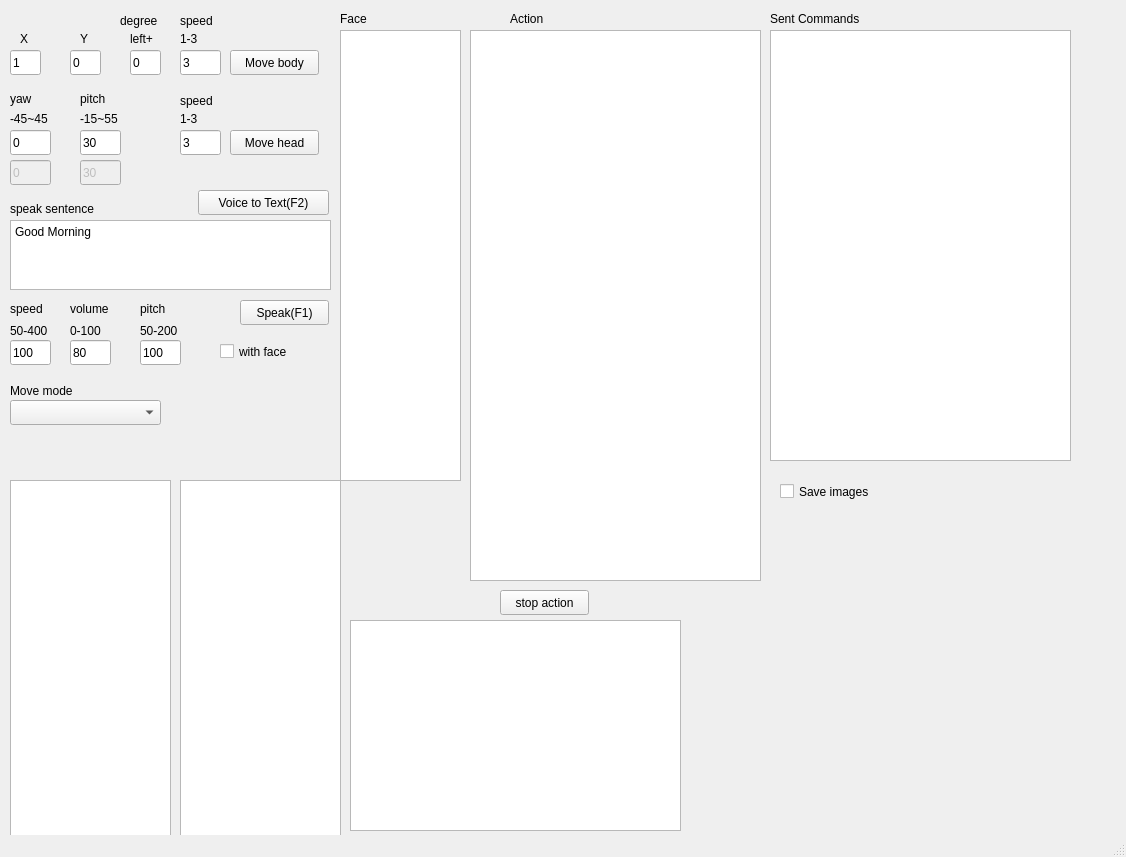
<?xml version="1.0" encoding="UTF-8"?>
<ui version="4.0">
 <class>MainWindow</class>
 <widget class="QMainWindow" name="MainWindow">
  <property name="enabled">
   <bool>true</bool>
  </property>
  <property name="geometry">
   <rect>
    <x>0</x>
    <y>0</y>
    <width>1126</width>
    <height>857</height>
   </rect>
  </property>
  <property name="windowTitle">
   <string>MainWindow</string>
  </property>
  <widget class="QWidget" name="centralwidget">
   <widget class="QPlainTextEdit" name="plainTextEdit_speak">
    <property name="geometry">
     <rect>
      <x>10</x>
      <y>220</y>
      <width>321</width>
      <height>70</height>
     </rect>
    </property>
    <property name="plainText">
     <string>Good Morning</string>
    </property>
   </widget>
   <widget class="QPushButton" name="pushButton_movebody">
    <property name="geometry">
     <rect>
      <x>230</x>
      <y>50</y>
      <width>89</width>
      <height>25</height>
     </rect>
    </property>
    <property name="text">
     <string>Move body</string>
    </property>
   </widget>
   <widget class="QPushButton" name="pushButton_movehead">
    <property name="geometry">
     <rect>
      <x>230</x>
      <y>130</y>
      <width>89</width>
      <height>25</height>
     </rect>
    </property>
    <property name="text">
     <string>Move head</string>
    </property>
   </widget>
   <widget class="QPushButton" name="pushButton_speak">
    <property name="geometry">
     <rect>
      <x>240</x>
      <y>300</y>
      <width>89</width>
      <height>25</height>
     </rect>
    </property>
    <property name="text">
     <string>Speak(F1)</string>
    </property>
   </widget>
   <widget class="QLabel" name="label">
    <property name="geometry">
     <rect>
      <x>10</x>
      <y>200</y>
      <width>121</width>
      <height>17</height>
     </rect>
    </property>
    <property name="text">
     <string>speak sentence</string>
    </property>
   </widget>
   <widget class="QLabel" name="label_2">
    <property name="geometry">
     <rect>
      <x>20</x>
      <y>30</y>
      <width>16</width>
      <height>17</height>
     </rect>
    </property>
    <property name="text">
     <string>X</string>
    </property>
   </widget>
   <widget class="QLabel" name="label_3">
    <property name="geometry">
     <rect>
      <x>80</x>
      <y>30</y>
      <width>21</width>
      <height>17</height>
     </rect>
    </property>
    <property name="text">
     <string>Y</string>
    </property>
   </widget>
   <widget class="QLabel" name="label_4">
    <property name="geometry">
     <rect>
      <x>120</x>
      <y>10</y>
      <width>51</width>
      <height>21</height>
     </rect>
    </property>
    <property name="text">
     <string>degree</string>
    </property>
   </widget>
   <widget class="QLabel" name="label_5">
    <property name="geometry">
     <rect>
      <x>180</x>
      <y>10</y>
      <width>41</width>
      <height>21</height>
     </rect>
    </property>
    <property name="text">
     <string>speed</string>
    </property>
   </widget>
   <widget class="QLabel" name="label_6">
    <property name="geometry">
     <rect>
      <x>10</x>
      <y>90</y>
      <width>31</width>
      <height>17</height>
     </rect>
    </property>
    <property name="text">
     <string>yaw</string>
    </property>
   </widget>
   <widget class="QLabel" name="label_7">
    <property name="geometry">
     <rect>
      <x>80</x>
      <y>90</y>
      <width>41</width>
      <height>17</height>
     </rect>
    </property>
    <property name="text">
     <string>pitch</string>
    </property>
   </widget>
   <widget class="QLabel" name="label_8">
    <property name="geometry">
     <rect>
      <x>180</x>
      <y>90</y>
      <width>41</width>
      <height>21</height>
     </rect>
    </property>
    <property name="text">
     <string>speed</string>
    </property>
   </widget>
   <widget class="QListView" name="listView_FacialExpressions">
    <property name="geometry">
     <rect>
      <x>340</x>
      <y>30</y>
      <width>121</width>
      <height>451</height>
     </rect>
    </property>
   </widget>
   <widget class="QLineEdit" name="lineEdit_x">
    <property name="geometry">
     <rect>
      <x>10</x>
      <y>50</y>
      <width>31</width>
      <height>25</height>
     </rect>
    </property>
    <property name="text">
     <string>1</string>
    </property>
   </widget>
   <widget class="QLineEdit" name="lineEdit_y">
    <property name="geometry">
     <rect>
      <x>70</x>
      <y>50</y>
      <width>31</width>
      <height>25</height>
     </rect>
    </property>
    <property name="text">
     <string>0</string>
    </property>
   </widget>
   <widget class="QLineEdit" name="lineEdit_degree">
    <property name="geometry">
     <rect>
      <x>130</x>
      <y>50</y>
      <width>31</width>
      <height>25</height>
     </rect>
    </property>
    <property name="text">
     <string>0</string>
    </property>
   </widget>
   <widget class="QLineEdit" name="lineEdit_bodyspeed">
    <property name="geometry">
     <rect>
      <x>180</x>
      <y>50</y>
      <width>41</width>
      <height>25</height>
     </rect>
    </property>
    <property name="text">
     <string>3</string>
    </property>
   </widget>
   <widget class="QLineEdit" name="lineEdit_yaw">
    <property name="geometry">
     <rect>
      <x>10</x>
      <y>130</y>
      <width>41</width>
      <height>25</height>
     </rect>
    </property>
    <property name="text">
     <string>0</string>
    </property>
   </widget>
   <widget class="QLineEdit" name="lineEdit_pitch">
    <property name="geometry">
     <rect>
      <x>80</x>
      <y>130</y>
      <width>41</width>
      <height>25</height>
     </rect>
    </property>
    <property name="text">
     <string>30</string>
    </property>
   </widget>
   <widget class="QLineEdit" name="lineEdit_headspeed">
    <property name="geometry">
     <rect>
      <x>180</x>
      <y>130</y>
      <width>41</width>
      <height>25</height>
     </rect>
    </property>
    <property name="text">
     <string>3</string>
    </property>
   </widget>
   <widget class="QLineEdit" name="lineEdit_speed">
    <property name="geometry">
     <rect>
      <x>10</x>
      <y>340</y>
      <width>41</width>
      <height>25</height>
     </rect>
    </property>
    <property name="text">
     <string>100</string>
    </property>
   </widget>
   <widget class="QLabel" name="label_9">
    <property name="geometry">
     <rect>
      <x>10</x>
      <y>300</y>
      <width>51</width>
      <height>17</height>
     </rect>
    </property>
    <property name="text">
     <string>speed</string>
    </property>
   </widget>
   <widget class="QLabel" name="label_10">
    <property name="geometry">
     <rect>
      <x>70</x>
      <y>300</y>
      <width>51</width>
      <height>17</height>
     </rect>
    </property>
    <property name="text">
     <string>volume</string>
    </property>
   </widget>
   <widget class="QLineEdit" name="lineEdit_volume">
    <property name="geometry">
     <rect>
      <x>70</x>
      <y>340</y>
      <width>41</width>
      <height>25</height>
     </rect>
    </property>
    <property name="text">
     <string>80</string>
    </property>
   </widget>
   <widget class="QLineEdit" name="lineEdit_speak_pitch">
    <property name="geometry">
     <rect>
      <x>140</x>
      <y>340</y>
      <width>41</width>
      <height>25</height>
     </rect>
    </property>
    <property name="text">
     <string>100</string>
    </property>
   </widget>
   <widget class="QLabel" name="label_11">
    <property name="geometry">
     <rect>
      <x>140</x>
      <y>300</y>
      <width>41</width>
      <height>17</height>
     </rect>
    </property>
    <property name="text">
     <string>pitch</string>
    </property>
   </widget>
   <widget class="QLabel" name="label_12">
    <property name="geometry">
     <rect>
      <x>10</x>
      <y>320</y>
      <width>51</width>
      <height>21</height>
     </rect>
    </property>
    <property name="text">
     <string>50-400</string>
    </property>
   </widget>
   <widget class="QLabel" name="label_13">
    <property name="geometry">
     <rect>
      <x>70</x>
      <y>320</y>
      <width>51</width>
      <height>21</height>
     </rect>
    </property>
    <property name="text">
     <string>0-100</string>
    </property>
   </widget>
   <widget class="QLabel" name="label_14">
    <property name="geometry">
     <rect>
      <x>140</x>
      <y>320</y>
      <width>51</width>
      <height>21</height>
     </rect>
    </property>
    <property name="text">
     <string>50-200</string>
    </property>
   </widget>
   <widget class="QLabel" name="label_15">
    <property name="geometry">
     <rect>
      <x>10</x>
      <y>110</y>
      <width>51</width>
      <height>17</height>
     </rect>
    </property>
    <property name="text">
     <string>-45~45</string>
    </property>
   </widget>
   <widget class="QLabel" name="label_16">
    <property name="geometry">
     <rect>
      <x>80</x>
      <y>110</y>
      <width>51</width>
      <height>17</height>
     </rect>
    </property>
    <property name="text">
     <string>-15~55</string>
    </property>
   </widget>
   <widget class="QCheckBox" name="checkBox_withface">
    <property name="geometry">
     <rect>
      <x>220</x>
      <y>340</y>
      <width>92</width>
      <height>23</height>
     </rect>
    </property>
    <property name="text">
     <string>with face</string>
    </property>
    <property name="checked">
     <bool>false</bool>
    </property>
   </widget>
   <widget class="QLabel" name="label_17">
    <property name="geometry">
     <rect>
      <x>180</x>
      <y>110</y>
      <width>31</width>
      <height>17</height>
     </rect>
    </property>
    <property name="text">
     <string>1-3</string>
    </property>
   </widget>
   <widget class="QLabel" name="label_18">
    <property name="geometry">
     <rect>
      <x>180</x>
      <y>30</y>
      <width>31</width>
      <height>17</height>
     </rect>
    </property>
    <property name="text">
     <string>1-3</string>
    </property>
   </widget>
   <widget class="QLabel" name="label_19">
    <property name="geometry">
     <rect>
      <x>130</x>
      <y>30</y>
      <width>31</width>
      <height>17</height>
     </rect>
    </property>
    <property name="text">
     <string>left+</string>
    </property>
   </widget>
   <widget class="QComboBox" name="comboBox_MoveMode">
    <property name="geometry">
     <rect>
      <x>10</x>
      <y>400</y>
      <width>151</width>
      <height>25</height>
     </rect>
    </property>
   </widget>
   <widget class="QLabel" name="label_20">
    <property name="geometry">
     <rect>
      <x>10</x>
      <y>380</y>
      <width>81</width>
      <height>21</height>
     </rect>
    </property>
    <property name="text">
     <string>Move mode</string>
    </property>
   </widget>
   <widget class="QLabel" name="label_21">
    <property name="geometry">
     <rect>
      <x>340</x>
      <y>10</y>
      <width>91</width>
      <height>17</height>
     </rect>
    </property>
    <property name="text">
     <string>Face</string>
    </property>
   </widget>
   <widget class="QListView" name="listView_PredefinedAction">
    <property name="geometry">
     <rect>
      <x>470</x>
      <y>30</y>
      <width>291</width>
      <height>551</height>
     </rect>
    </property>
   </widget>
   <widget class="QLabel" name="label_22">
    <property name="geometry">
     <rect>
      <x>510</x>
      <y>10</y>
      <width>91</width>
      <height>17</height>
     </rect>
    </property>
    <property name="text">
     <string>Action</string>
    </property>
   </widget>
   <widget class="QPlainTextEdit" name="plainTextEdit_SentCommands">
    <property name="geometry">
     <rect>
      <x>770</x>
      <y>30</y>
      <width>301</width>
      <height>431</height>
     </rect>
    </property>
    <property name="readOnly">
     <bool>true</bool>
    </property>
    <property name="plainText">
     <string/>
    </property>
   </widget>
   <widget class="QLabel" name="label_23">
    <property name="geometry">
     <rect>
      <x>770</x>
      <y>10</y>
      <width>131</width>
      <height>17</height>
     </rect>
    </property>
    <property name="text">
     <string>Sent Commands</string>
    </property>
   </widget>
   <widget class="QLineEdit" name="lineEdit_yaw_now">
    <property name="enabled">
     <bool>false</bool>
    </property>
    <property name="geometry">
     <rect>
      <x>10</x>
      <y>160</y>
      <width>41</width>
      <height>25</height>
     </rect>
    </property>
    <property name="palette">
     <palette>
      <active>
       <colorrole role="Dark">
        <brush brushstyle="SolidPattern">
         <color alpha="255">
          <red>154</red>
          <green>153</green>
          <blue>150</blue>
         </color>
        </brush>
       </colorrole>
      </active>
      <inactive>
       <colorrole role="Dark">
        <brush brushstyle="SolidPattern">
         <color alpha="255">
          <red>154</red>
          <green>153</green>
          <blue>150</blue>
         </color>
        </brush>
       </colorrole>
      </inactive>
      <disabled>
       <colorrole role="Dark">
        <brush brushstyle="SolidPattern">
         <color alpha="255">
          <red>154</red>
          <green>153</green>
          <blue>150</blue>
         </color>
        </brush>
       </colorrole>
      </disabled>
     </palette>
    </property>
    <property name="text">
     <string>0</string>
    </property>
    <property name="readOnly">
     <bool>true</bool>
    </property>
   </widget>
   <widget class="QLineEdit" name="lineEdit_pitch_now">
    <property name="enabled">
     <bool>false</bool>
    </property>
    <property name="geometry">
     <rect>
      <x>80</x>
      <y>160</y>
      <width>41</width>
      <height>25</height>
     </rect>
    </property>
    <property name="palette">
     <palette>
      <active>
       <colorrole role="Dark">
        <brush brushstyle="SolidPattern">
         <color alpha="255">
          <red>154</red>
          <green>153</green>
          <blue>150</blue>
         </color>
        </brush>
       </colorrole>
      </active>
      <inactive>
       <colorrole role="Dark">
        <brush brushstyle="SolidPattern">
         <color alpha="255">
          <red>154</red>
          <green>153</green>
          <blue>150</blue>
         </color>
        </brush>
       </colorrole>
      </inactive>
      <disabled>
       <colorrole role="Dark">
        <brush brushstyle="SolidPattern">
         <color alpha="255">
          <red>154</red>
          <green>153</green>
          <blue>150</blue>
         </color>
        </brush>
       </colorrole>
      </disabled>
     </palette>
    </property>
    <property name="text">
     <string>30</string>
    </property>
    <property name="readOnly">
     <bool>true</bool>
    </property>
   </widget>
   <widget class="QPushButton" name="pushButton_stop_action">
    <property name="geometry">
     <rect>
      <x>500</x>
      <y>590</y>
      <width>89</width>
      <height>25</height>
     </rect>
    </property>
    <property name="text">
     <string>stop action</string>
    </property>
   </widget>
   <widget class="QPushButton" name="pushButton_voice_to_text">
    <property name="geometry">
     <rect>
      <x>198</x>
      <y>190</y>
      <width>131</width>
      <height>25</height>
     </rect>
    </property>
    <property name="text">
     <string>Voice to Text(F2)</string>
    </property>
   </widget>
   <widget class="QListView" name="listView_Sentence1">
    <property name="geometry">
     <rect>
      <x>10</x>
      <y>480</y>
      <width>161</width>
      <height>361</height>
     </rect>
    </property>
   </widget>
   <widget class="QListView" name="listView_Sentence2">
    <property name="geometry">
     <rect>
      <x>180</x>
      <y>480</y>
      <width>161</width>
      <height>361</height>
     </rect>
    </property>
   </widget>
   <widget class="QListView" name="listView_Sentence3">
    <property name="geometry">
     <rect>
      <x>350</x>
      <y>620</y>
      <width>331</width>
      <height>211</height>
     </rect>
    </property>
   </widget>
   <widget class="QCheckBox" name="checkBox_SaveImages">
    <property name="geometry">
     <rect>
      <x>780</x>
      <y>480</y>
      <width>111</width>
      <height>23</height>
     </rect>
    </property>
    <property name="text">
     <string>Save images</string>
    </property>
    <property name="checked">
     <bool>false</bool>
    </property>
   </widget>
  </widget>
  <widget class="QStatusBar" name="statusbar"/>
 </widget>
 <resources/>
 <connections/>
</ui>
